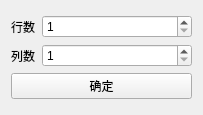
<?xml version="1.0" encoding="UTF-8"?>
<ui version="4.0">
 <class>NewFile</class>
 <widget class="QWidget" name="NewFile">
  <property name="geometry">
   <rect>
    <x>0</x>
    <y>0</y>
    <width>203</width>
    <height>115</height>
   </rect>
  </property>
  <property name="windowTitle">
   <string>新建文件</string>
  </property>
  <layout class="QGridLayout" name="gridLayout">
   <item row="0" column="0">
    <layout class="QVBoxLayout" name="verticalLayout_2">
     <item>
      <layout class="QVBoxLayout" name="verticalLayout">
       <item>
        <layout class="QHBoxLayout" name="horizontalLayout">
         <item>
          <widget class="QLabel" name="label">
           <property name="text">
            <string>行数</string>
           </property>
          </widget>
         </item>
         <item>
          <widget class="QSpinBox" name="row">
           <property name="minimumSize">
            <size>
             <width>150</width>
             <height>0</height>
            </size>
           </property>
           <property name="minimum">
            <number>1</number>
           </property>
           <property name="maximum">
            <number>999999</number>
           </property>
          </widget>
         </item>
        </layout>
       </item>
       <item>
        <layout class="QHBoxLayout" name="horizontalLayout_2">
         <item>
          <widget class="QLabel" name="label_2">
           <property name="text">
            <string>列数</string>
           </property>
          </widget>
         </item>
         <item>
          <widget class="QSpinBox" name="hor">
           <property name="minimumSize">
            <size>
             <width>150</width>
             <height>0</height>
            </size>
           </property>
           <property name="minimum">
            <number>1</number>
           </property>
           <property name="maximum">
            <number>999999</number>
           </property>
          </widget>
         </item>
        </layout>
       </item>
      </layout>
     </item>
     <item>
      <widget class="QPushButton" name="Yes">
       <property name="text">
        <string>确定</string>
       </property>
      </widget>
     </item>
    </layout>
   </item>
  </layout>
 </widget>
 <resources/>
 <connections/>
</ui>
